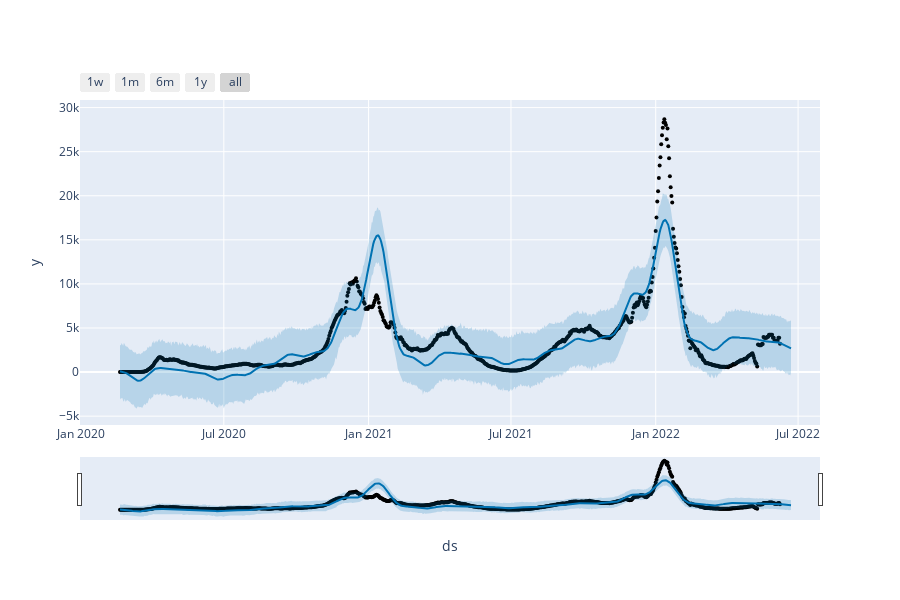

Notebook code for this chart:
### Code cell
m = Prophet(**best_params)
m.add_country_holidays(country_name='US')
m = m.fit(df)

df_cv = cross_validation(m, cutoffs=cutoffs, horizon='70 days', parallel="processes")
fig = plot_cross_validation_metric(df_cv, metric='mape')

df_p = performance_metrics(df_cv, rolling_window=1)
print(df_p['rmse'].values[0])
future = m.make_future_dataframe(periods=14, freq='D')
forecast = m.predict(future)
plot_plotly(m, forecast)

### Figure 1 — Plotly figure (JSON) as saved in the notebook; plotly's stock layout.template omitted (floating-point values rounded to 4 significant figures; data arrays with more than 128 entries replaced by an {"elided": "..."} marker saying what was removed)
{"data": [{"marker": {"color": "black", "size": 4}, "mode": "markers", "name": "Actual", "type": "scatter", "x": {"elided": "840 str values"}, "y": {"elided": "840 float values"}}, {"hoverinfo": "skip", "line": {"width": 0}, "mode": "lines", "type": "scatter", "x": {"elided": "854 str values"}, "y": {"elided": "854 float values"}}, {"fill": "tonexty", "fillcolor": "rgba(0, 114, 178, 0.2)", "line": {"color": "#0072B2", "width": 2}, "mode": "lines", "name": "Predicted", "type": "scatter", "x": {"elided": "854 str values"}, "y": {"elided": "854 float values"}}, {"fill": "tonexty", "fillcolor": "rgba(0, 114, 178, 0.2)", "hoverinfo": "skip", "line": {"width": 0}, "mode": "lines", "type": "scatter", "x": {"elided": "854 str values"}, "y": {"elided": "854 float values"}}], "layout": {"height": 600, "showlegend": false, "width": 900, "xaxis": {"rangeselector": {"buttons": [{"count": 7, "label": "1w", "step": "day", "stepmode": "backward"}, {"count": 1, "label": "1m", "step": "month", "stepmode": "backward"}, {"count": 6, "label": "6m", "step": "month", "stepmode": "backward"}, {"count": 1, "label": "1y", "step": "year", "stepmode": "backward"}, {"step": "all"}]}, "rangeslider": {"visible": true}, "title": {"text": "ds"}, "type": "date"}, "yaxis": {"title": {"text": "y"}}}}
